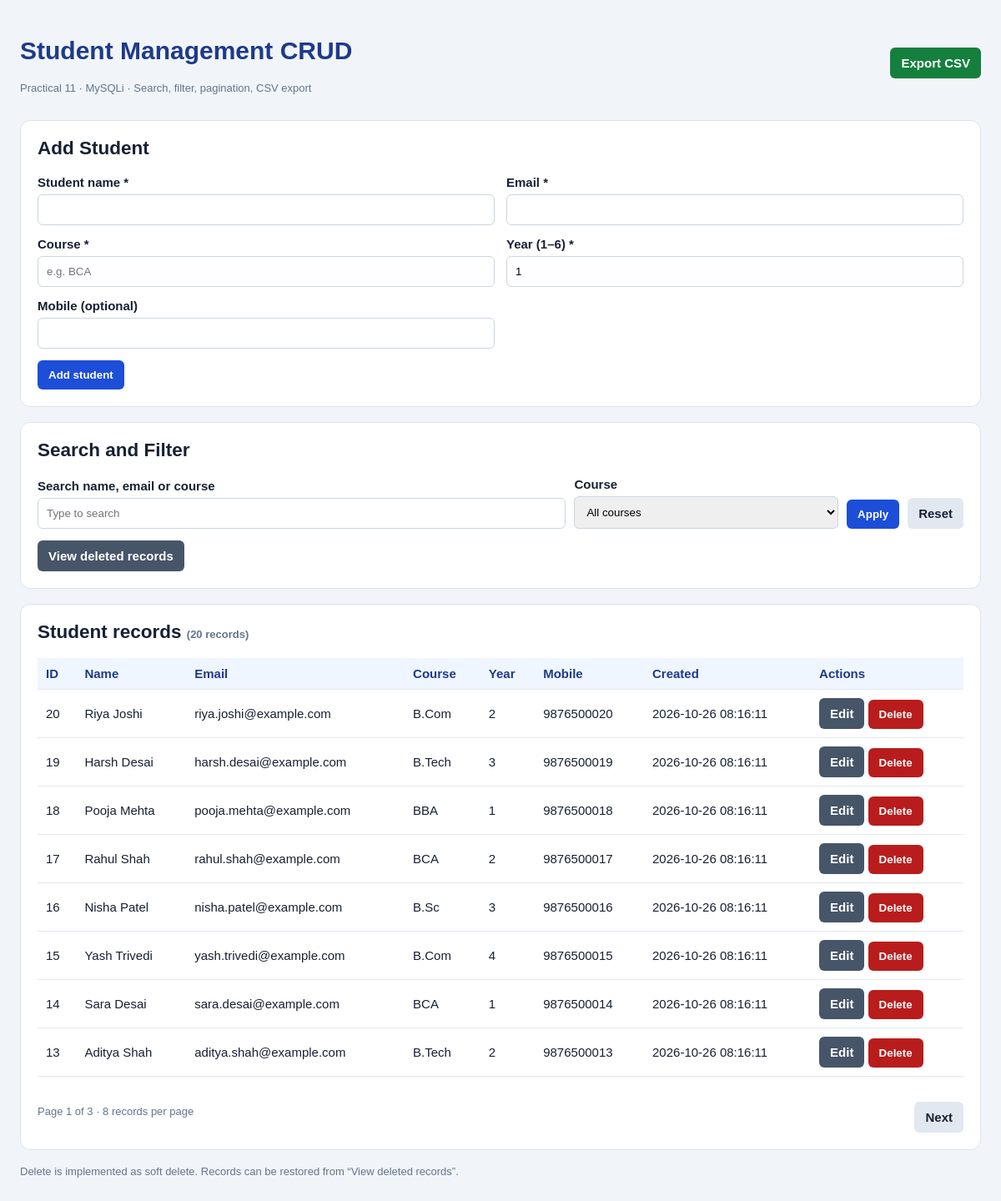
Page /Practical_Eleven/index.php on the committed database.
### tables this page shows
CREATE TABLE IF NOT EXISTS students (
 id INT UNSIGNED AUTO_INCREMENT PRIMARY KEY,
 student_name VARCHAR(100) NOT NULL,
 email VARCHAR(150) NOT NULL UNIQUE,
 course VARCHAR(80) NOT NULL,
 year_of_study TINYINT UNSIGNED NOT NULL,
 mobile VARCHAR(20) NULL,
 status ENUM('active','deleted') NOT NULL DEFAULT 'active',
 created_at TIMESTAMP DEFAULT CURRENT_TIMESTAMP,
 updated_at TIMESTAMP DEFAULT CURRENT_TIMESTAMP ON UPDATE CURRENT_TIMESTAMP,
 CHECK (year_of_study BETWEEN 1 AND 6)
);

### Practical_Eleven/index.php (the view, shortened to what this page needs)
<?php
require_once __DIR__ . "/db.php";
function h($v)
{
    return htmlspecialchars((string)$v, ENT_QUOTES, "UTF-8");
}
$search = trim($_GET["search"] ?? "");
$course = trim($_GET["course"] ?? "");
$deleted = (($_GET["deleted"] ?? "") === "1");
$status = $deleted ? "deleted" : "active";
$page = max(1, (int)($_GET["page"] ?? 1));
$per = 8;
$count = $conn->prepare(
    "SELECT COUNT(*) AS total
     FROM students
     WHERE status = ?
       AND (
           ? = ''
           OR student_name LIKE CONCAT('%', ?, '%')
           OR email LIKE CONCAT('%', ?, '%')
           OR course LIKE CONCAT('%', ?, '%')
       )
       AND (? = '' OR course = ?)"
);
$count->bind_param(
    "sssssss",
    $status,
    $search,
    $search,
    $search,
    $search,
    $course,
    $course
);
$count->execute();
$total = (int)$count->get_result()->fetch_assoc()["total"];
$pages = max(1, (int)ceil($total / $per));
$page = min($page, $pages);
$offset = ($page - 1) * $per;
$s = $conn->prepare(
    "SELECT id, student_name, email, course,
            year_of_study, mobile, created_at
     FROM students
     WHERE status = ?
       AND (
           ? = ''
           OR student_name LIKE CONCAT('%', ?, '%')
           OR email LIKE CONCAT('%', ?, '%')
           OR course LIKE CONCAT('%', ?, '%')
       )
       AND (? = '' OR course = ?)
     ORDER BY id DESC
     LIMIT ? OFFSET ?"
);
$s->bind_param(
    "sssssssii",
    $status,
    $search,
    $search,
    $search,
    $search,
    $course,
    $course,
    $per,
    $offset
);
$s->execute();
$result = $s->get_result();
$edit = null;
?>
<!DOCTYPE html>
<html lang="en">
<head>
</head>
<body>
<main class="wrap">
    <div class="top">
        <div>
            <h1>Student Management CRUD</h1>
            <p class="muted">
                Practical 11 · MySQLi · Search, filter, pagination, CSV export
            </p>
        </div>
        <a
            class="btn green"
            href="?export=csv&amp;search=<?= urlencode($search) ?>&amp;course=<?= urlencode($course) ?>&amp;deleted=<?= $deleted ? 1 : 0 ?>"
        >
            Export CSV
        </a>
    </div>
    <section class="card">
        <h2><?= $edit ? "Edit Student" : "Add Student" ?></h2>
        <form method="post">
            <div class="grid">
                <div>
                    <label for="student_name">Student name *</label>
                    <input
                        id="student_name"
                        name="student_name"
                        required
                        maxlength="100"
                        value="<?= h($edit["student_name"] ?? "") ?>"
                    >
                </div>
                <div>
                    <label for="email">Email *</label>
                    <input
                        id="email"
                        name="email"
                        type="email"
                        required
                        maxlength="150"
                        value="<?= h($edit["email"] ?? "") ?>"
                    >
                </div>
                <div>
                    <label for="course_input">Course *</label>
                    <input
                        id="course_input"
                        name="course"
                        required
                        maxlength="80"
                        placeholder="e.g. BCA"
                        value="<?= h($edit["course"] ?? "") ?>"
                    >
                </div>
                <div>
                    <label for="year">Year (1–6) *</label>
                    <input
                        id="year"
                        name="year_of_study"
                        type="number"
                        min="1"
                        max="6"
                        required
                        value="<?= h($edit["year_of_study"] ?? 1) ?>"
                    >
                </div>
                <div>
                    <label for="mobile">Mobile (optional)</label>
                    <input
                        id="mobile"
                        name="mobile"
                        maxlength="20"
                        value="<?= h($edit["mobile"] ?? "") ?>"
                    >
                </div>
            </div>
            <div class="actions">
                <button>
                    <?= $edit ? "Update student" : "Add student" ?>
                </button>
            </div>
        </form>
    </section>
    <section class="card">
        <h2>Search and Filter</h2>
        <form class="toolbar" method="get">
            <div>
                <label for="search">Search name, email or course</label>
                <input
                    id="search"
                    name="search"
                    value="<?= h($search) ?>"
                    placeholder="Type to search"
                >
            </div>
            <div>
                <label for="course">Course</label>
                <select id="course" name="course">
                    <option value="">All courses</option>
                </select>
            </div>
            <button>Apply</button>
            <a class="btn light" href="index.php">
                Reset
            </a>
        </form>
        <div class="actions">
            <a
                class="btn gray"
                href="?deleted=<?= $deleted ? 0 : 1 ?>"
            >
                <?= $deleted ? "View active students" : "View deleted records" ?>
            </a>
        </div>
    </section>
    <section class="card">
        <h2>
            <?= $deleted ? "Deleted records" : "Student records" ?>
            <span class="muted">(<?= $total ?> records)</span>
        </h2>
        <div class="tablewrap">
            <table>
                <thead>
                    <tr>
                        <th>ID</th>
                        <th>Name</th>
                        <th>Email</th>
                        <th>Course</th>
                        <th>Year</th>
                        <th>Mobile</th>
                        <th>Created</th>
                        <th>Actions</th>
                    </tr>
                </thead>
                <tbody>
                    <?php if ($result->num_rows === 0): ?>
                        <tr>
                            <td colspan="8">No records found.</td>
                        </tr>
                    <?php else: ?>
                        <?php while ($row = $result->fetch_assoc()): ?>
                            <tr>
                                <td><?= h($row["id"]) ?></td>
                                <td><?= h($row["student_name"]) ?></td>
                                <td><?= h($row["email"]) ?></td>
                                <td><?= h($row["course"]) ?></td>
                                <td><?= h($row["year_of_study"]) ?></td>
                                <td><?= h($row["mobile"]) ?></td>
                                <td><?= h($row["created_at"]) ?></td>
                                <td>
                                    <?php if (!$deleted): ?>
                                        <a
                                            class="btn gray"
                                            href="?edit=<?= $row["id"] ?>"
                                        >
                                            Edit
                                        </a>
                                        <form
                                            method="post"
                                            onsubmit="return confirm('Move this student to deleted records?')"
                                        >
                                            <button class="red">
                                                Delete
                                            </button>
                                        </form>
                                    <?php endif; ?>
                                </td>
                            </tr>
                        <?php endwhile; ?>
                    <?php endif; ?>
                </tbody>
            </table>
        </div>
        <div class="pager">
            <span class="muted">
                Page <?= $page ?> of <?= $pages ?> · 8 records per page
            </span>
            <div class="actions">
                <?php
                $p = [
                    "search" => $search,
                    "course" => $course,
                    "deleted" => $deleted ? 1 : 0
                ];
                ?>
                <?php if ($page < $pages): ?>
                    <?php $p["page"] = $page + 1; ?>
                    <a
                        class="btn light"
                        href="?<?= h(http_build_query($p)) ?>"
                    >
                        Next
                    </a>
                <?php endif; ?>
            </div>
        </div>
    </section>
    <p class="muted">
        Delete is implemented as soft delete.
        Records can be restored from “View deleted records”.
    </p>
</main>
</body>
</html>

### Practical_Eleven/index.php (style rules this page uses)
* { box-sizing: border-box; }
body { margin: 0; padding: 24px; background: #f1f5f9; color: #172033; font: 15px Arial, sans-serif; }
.wrap { max-width: 1200px; margin: auto; }
.top { display: flex; justify-content: space-between; gap: 12px; align-items: center; flex-wrap: wrap; }
h1 { color: #1e3a8a; }
h2 { margin-top: 0; }
.card { background: white; padding: 20px; margin: 18px 0; border: 1px solid #dbe3ef; border-radius: 12px; }
.grid { display: grid; grid-template-columns: repeat(2, minmax(0, 1fr)); gap: 14px; }
label { display: block; font-weight: bold; margin-bottom: 6px; }
input, select { width: 100%; padding: 10px; border: 1px solid #cbd5e1; border-radius: 6px; }
button, .btn { display: inline-block; padding: 10px 13px; border: 0; border-radius: 6px; background: #1d4ed8; color: white; text-decoration: none; cursor: pointer; font-weight: bold; }
.green { background: #15803d; }
.red { background: #b91c1c; }
.gray { background: #475569; }
.light { background: #e2e8f0; color: #172033; }
.toolbar { display: grid; grid-template-columns: 2fr 1fr auto auto; gap: 10px; align-items: end; }
.actions { display: flex; gap: 6px; flex-wrap: wrap; margin-top: 14px; }
.tablewrap { overflow-x: auto; }
table { width: 100%; min-width: 900px; border-collapse: collapse; }
th, td { text-align: left; padding: 10px; border-bottom: 1px solid #e2e8f0; }
th { background: #eff6ff; color: #1e3a8a; }
td form { display: inline; }
.muted { color: #64748b; font-size: 13px; }
.pager { display: flex; justify-content: space-between; align-items: center; gap: 10px; flex-wrap: wrap; margin-top: 16px; }

### rows in the picture
students: id "20", student_name "Riya Joshi", email "riya.joshi@example.com", course "B.Com", year_of_study "2", mobile "9876500020", created_at "2026-10-26 08:16:11"
students: id "19", student_name "Harsh Desai", email "harsh.desai@example.com", course "B.Tech", year_of_study "3", mobile "9876500019", created_at "2026-10-26 08:16:11"
students: id "18", student_name "Pooja Mehta", email "pooja.mehta@example.com", course "BBA", year_of_study "1", mobile "9876500018", created_at "2026-10-26 08:16:11"
students: id "17", student_name "Rahul Shah", email "rahul.shah@example.com", course "BCA", year_of_study "2", mobile "9876500017", created_at "2026-10-26 08:16:11"
students: id "16", student_name "Nisha Patel", email "nisha.patel@example.com", course "B.Sc", year_of_study "3", mobile "9876500016", created_at "2026-10-26 08:16:11"
students: id "15", student_name "Yash Trivedi", email "yash.trivedi@example.com", course "B.Com", year_of_study "4", mobile "9876500015", created_at "2026-10-26 08:16:11"
students: id "14", student_name "Sara Desai", email "sara.desai@example.com", course "BCA", year_of_study "1", mobile "9876500014", created_at "2026-10-26 08:16:11"
students: id "13", student_name "Aditya Shah", email "aditya.shah@example.com", course "B.Tech", year_of_study "2", mobile "9876500013", created_at "2026-10-26 08:16:11"

### other values in the picture
$total "20"
$page "1"
$pages "3"
